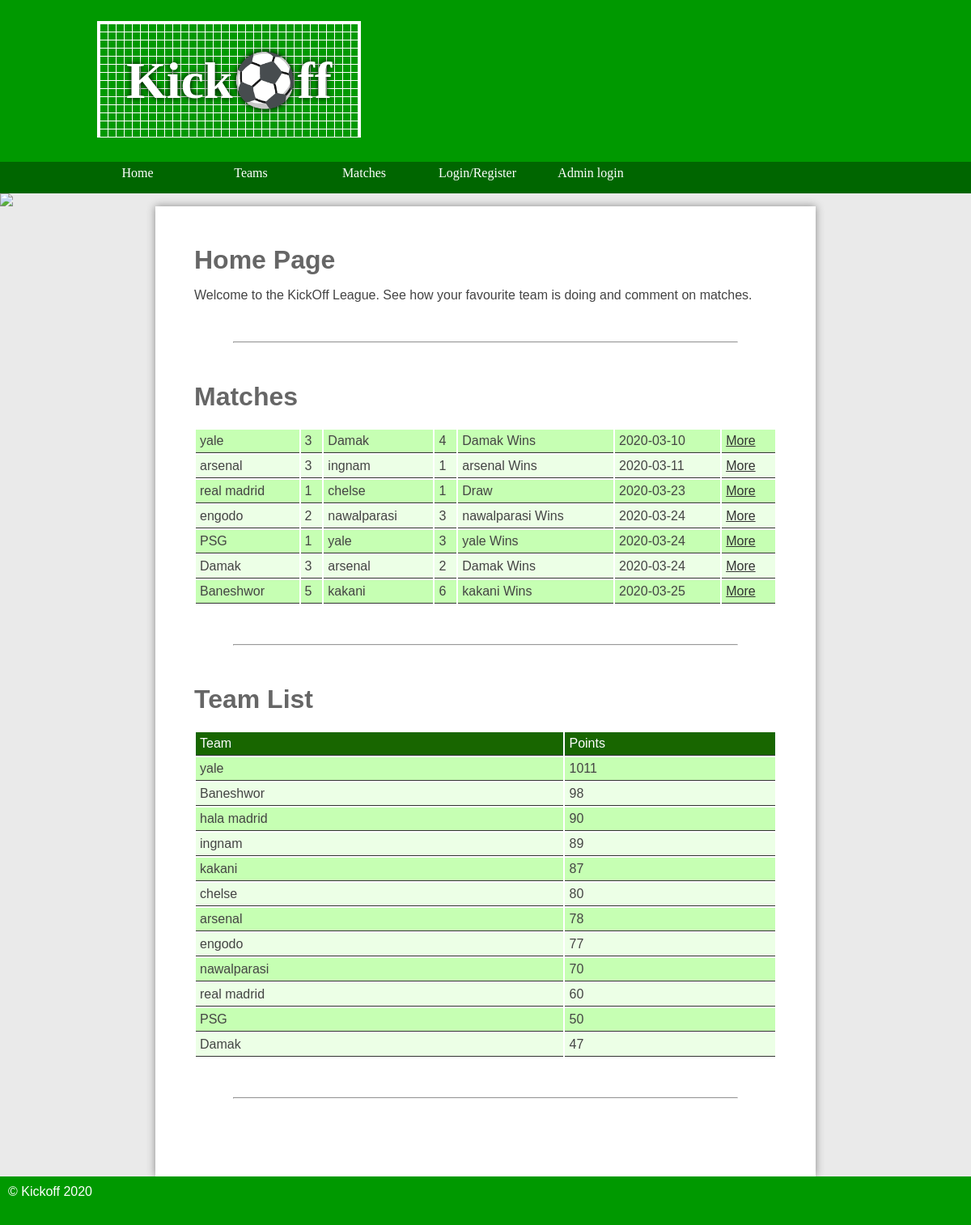
The page / on the database its author committed.
### tables this page shows
CREATE TABLE `matches` (
  `match_id` int(11) NOT NULL,
  `team1_id` int(11) NOT NULL,
  `team2_id` int(11) NOT NULL,
  `date_of_match` date NOT NULL,
  `team1_score` int(11) NOT NULL,
  `team2_score` int(11) NOT NULL
);

CREATE TABLE `teams` (
  `team_id` int(11) NOT NULL,
  `team_name` varchar(255) NOT NULL,
  `points` int(11) NOT NULL
);

### index.php (the view, shortened to what this page needs)
<?php require 'databaseconnection.php';
require 'header.php';
$displayTeams = $connectDatabase->prepare('SELECT * FROM teams ORDER BY points DESC');
$displayTeams->execute();
$displayMatches = $connectDatabase->prepare('SELECT m.*, t.team_name name1, t2.team_name name2 FROM matches m LEFT JOIN teams t ON m.team1_id = t.team_id LEFT JOIN teams t2 ON m.team2_id = t2.team_id ORDER BY date_of_match ASC ;');
$displayMatches->execute();
?>
<img src="images/randombanner.php"/>
	<main class="home">
		<h1>Home Page</h1>
		<p>Welcome to the KickOff League. See how your favourite team is doing and comment on matches.</p>
		<hr />
		<h1>Matches</h1>
		<table class="matches">
			<tbody>
				<?php foreach ($displayMatches as $matchess){
				$counter++ ?>
					<tr>
						<td><?php echo $matchess['name1']; ?></td>
						<td><?php echo $matchess['team1_score']; ?></td>
						<td><?php echo $matchess['name2']; ?></td>
						<td><?php echo $matchess['team2_score']; ?></td>
						<?php if($matchess['team1_score'] > $matchess['team2_score'] ){?>
							<td><?php echo $matchess['name1']?> Wins </td>
						<?php
						}
						if($matchess['team1_score'] == $matchess['team2_score'] ){ ?>
							<td>Draw</td>
						<?php }if($matchess['team1_score'] < $matchess['team2_score'] ){?>
							<td><?php echo $matchess['name2']?> Wins </td>
						<?php 	}
						?>
						<td><?php echo $matchess['date_of_match'] ?></td>
						<td><a href="user_match.php?matchId=<?php echo $matchess['match_id'] ?>">More</a></td>
					</tr>
				<?php
				 } ?>
			</tbody>
		</table>
		<hr />
		<h1>Team List</h1>
		<table class="teams">
			<thead>
				<tr>
					<td>Team</td>
					<td>Points</td>
				</tr>
			</thead>
			<tbody>
				<?php foreach ($displayTeams as $teamss) { ?>
							<tr>
							<td><?php echo $teamss['team_name']; ?></td>
							<td><?php echo $teamss['points']; ?></td>
						</tr>
				<?php } ?>
			</tbody>
		</table>
		<hr />
	</main>
<?php require 'footer.php' ?>

### styles.css (style rules this page uses)
* { margin: 0; padding: 0; }
html { font-family: 'Oxygen-Regular', verdana, sans-serif; }
body { background-color: #eaeaea; }
body > img { width: 100%; display: block; }
main a { color: #333; }
main { min-height: 50vh; background-color: #fff; width: 70vw; display: block; margin: auto; box-shadow: 0px 0px 10px #888; color:#444; }
.home { padding: 4vw; width: 60vw; }
p, li, h2 { margin-bottom: 1em; }
hr { margin: 3em; }
table tr:nth-child(odd) td { background-color: #c6ffb3; }
table tr:nth-child(even) td { background-color: #ecffe6; }
table thead tr td { background-color: #186600 !important; color: white; }
table { width: 100%; margin-top: 20px; }
td { padding: 5px; border-bottom: 1px solid #333; }
main h1 { color: #666; margin-bottom: 0.5em; }

### rows shown on the page
matches: team1.team_name "yale", team1_score "3", team2.team_name "Damak", team2_score "4", date_of_match "2020-03-10"
matches: team1.team_name "arsenal", team1_score "3", team2.team_name "ingnam", team2_score "1", date_of_match "2020-03-11"
matches: team1.team_name "real madrid", team1_score "1", team2.team_name "chelse", team2_score "1", shows "Draw", date_of_match "2020-03-23"
matches: team1.team_name "engodo", team1_score "2", team2.team_name "nawalparasi", team2_score "3", date_of_match "2020-03-24"
matches: team1.team_name "PSG", team1_score "1", team2.team_name "yale", team2_score "3", date_of_match "2020-03-24"
matches: team1.team_name "Damak", team1_score "3", team2.team_name "arsenal", team2_score "2", date_of_match "2020-03-24"
matches: team1.team_name "Baneshwor", team1_score "5", team2.team_name "kakani", team2_score "6", date_of_match "2020-03-25"
teams: team_name "yale", points "1011"
teams: team_name "Baneshwor", points "98"
teams: team_name "hala madrid", points "90"
teams: team_name "ingnam", points "89"
teams: team_name "kakani", points "87"
teams: team_name "chelse", points "80"
teams: team_name "arsenal", points "78"
teams: team_name "engodo", points "77"
teams: team_name "nawalparasi", points "70"
teams: team_name "real madrid", points "60"
teams: team_name "PSG", points "50"
teams: team_name "Damak", points "47"
